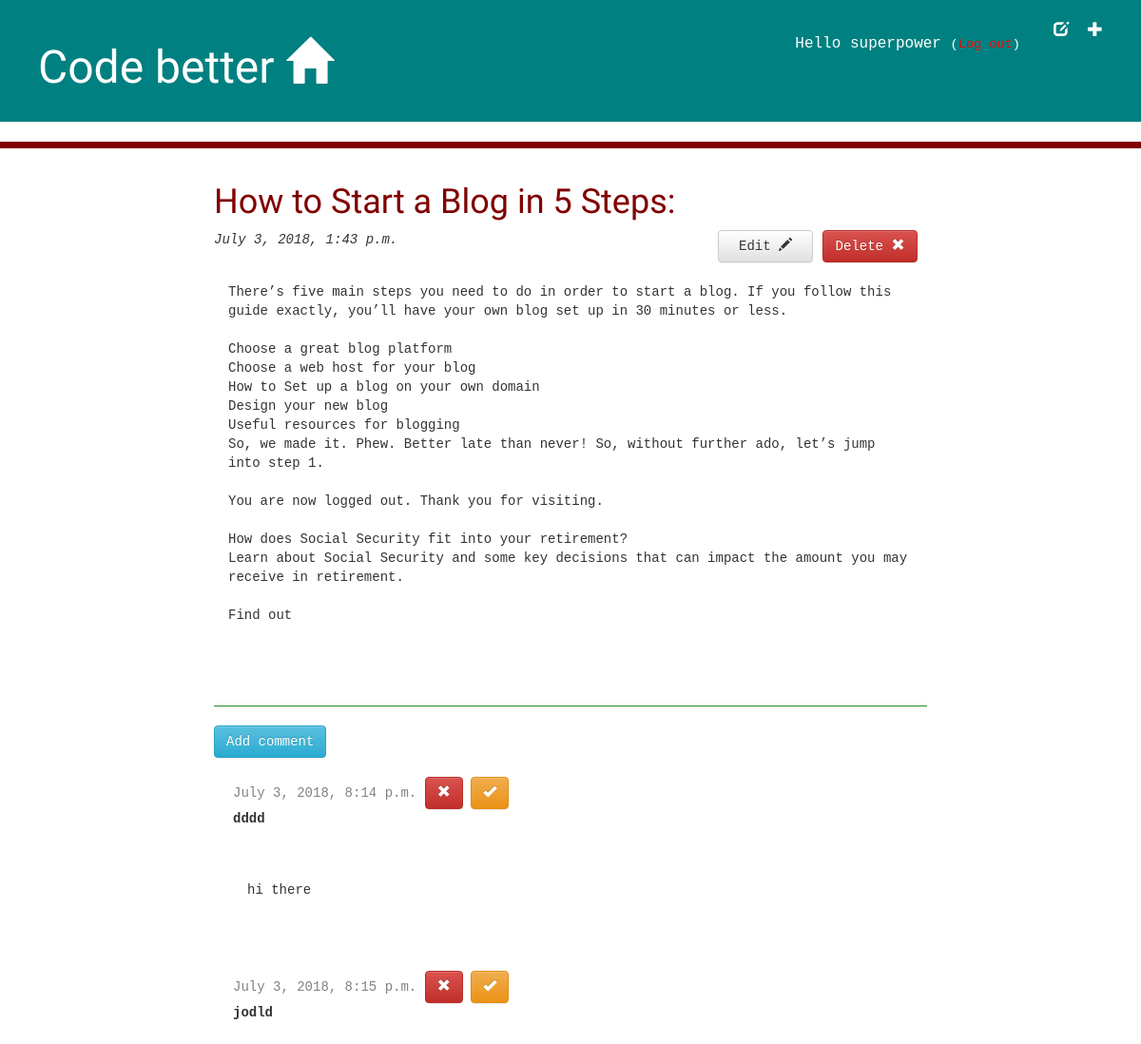
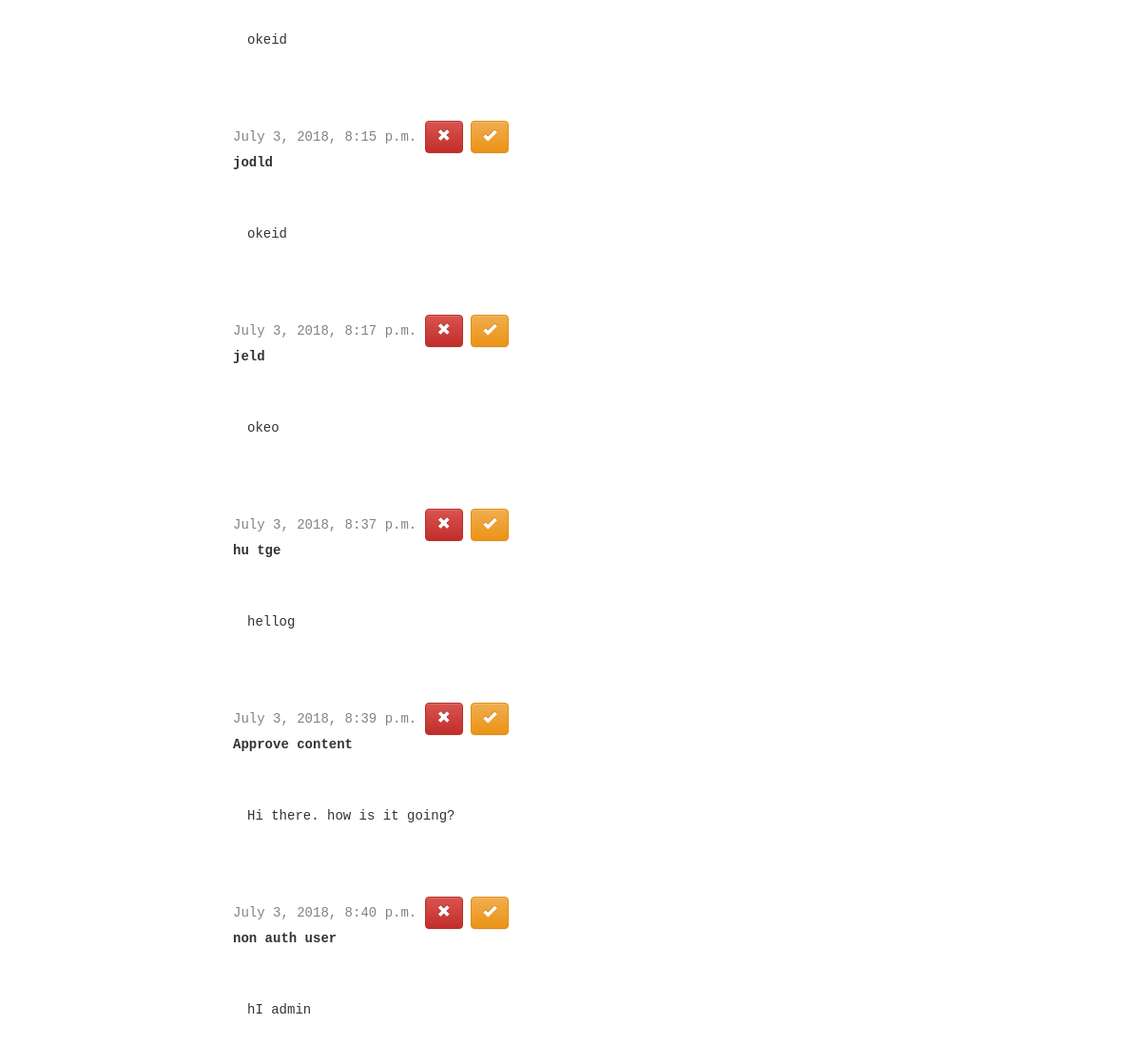
Screenshot of /post/3/ (signed in) with the database file from the repository (2 pictures, top to bottom).
### blog/models.py (models this page shows, shortened)
class Post(models.Model):
	author=models.ForeignKey('auth.User', on_delete=models.CASCADE)
	title=models.CharField(max_length=200)
	text=models.TextField()
	created_date=models.DateTimeField(
		default=timezone.now)
	published_date=models.DateTimeField(blank=True, null=True)

class Comment(models.Model):
	post=models.ForeignKey('blog.Post', on_delete=models.CASCADE, related_name='comments')
	author=models.CharField(max_length=200)
	text=models.TextField()
	created_date=models.DateTimeField(default=timezone.now)
	approved_comment=models.BooleanField(default=False)

### blog/views.py (the view)
# urls.py: url(r'^post/(?P<pk>\d+)/$',views.post_detail, name='post_detail'),
def post_detail(request,pk):
	post=get_object_or_404(Post,pk=pk)
	return render (request, 'blog/post_detail.html', {'post':post})

### blog/templates/blog/post_detail.html
{% extends 'blog/base.html' %}
{%  block content%}
<div class="post">
    <h1>{{ post.title}} </h1>
     {% if user.is_authenticated %}
     <a class="btn btn-danger save" href="{% url 'post_remove' pk=post.pk %}">Delete <span class="glyphicon glyphicon-remove"></span></a>
    <a class="btn btn-default save" href="{% url 'post_edit' pk=post.pk %}"> Edit <span class="glyphicon glyphicon-pencil"></span></a>
    {% endif %}
    {% if post.published_date %}
    <div>
    	<em>{{ post.published_date }} </em>
    </div>
    {% else %}
    <a class="btn btn-success save" href="{% url 'post_publish' pk=post.pk %}"> Publish </a>
    {% endif %}
<br>
    <p>
    	{{ post.text|linebreaksbr }}
    </p>
</div>
<hr class="hr-comment">
<a class="btn btn-info" href="{% url 'add_comment_to_post' pk=post.pk %}">Add comment</a>
{% for comment in post.comments.all %}
 {% if user.is_authenticated or comment.approved_comment %}
  <div class="comment">
    <div class="date">
     {{ comment.created_date }}
      {% if not comment.approved_comment %}
       <a class="btn btn-danger" href="{% url 'comment_remove' pk=comment.pk %}"><span class="glyphicon glyphicon-remove"></span></a>
        <a class="btn btn-warning" href="{% url 'comment_approve' pk=comment.pk %}"><span class="glyphicon glyphicon-ok"></span></a>
            {% endif %}
    </div>
    <strong> {{ comment.author }}</strong>
    <p> {{ comment.text|linebreaks}} </p>
  </div>
  {% endif %}
  {% empty %}
  <p>No comments here yet: (</p>
 {% endfor %}
{% endblock %}

### blog/templates/blog/base.html (shortened to what this page needs)
<!DOCTYPE html>
{% load staticfiles %}
<html>
    <head>
    	<link rel="stylesheet" href="https://maxcdn.bootstrapcdn.com/bootstrap/3.3.7/css/bootstrap.min.css" >
    	<link rel="stylesheet" href="https://maxcdn.bootstrapcdn.com/bootstrap/3.3.7/css/bootstrap-theme.min.css" >
    	<link rel="stylesheet" href="{% static '/css/blog.css' %}">
    </head>
    <body>
   <div class="page-header">
    {% if user.is_authenticated %}
    <a href="{% url 'post_new' %}" class="top-menu"><span class="glyphicon glyphicon-plus"></span></a>
    <a href="{% url 'post_draft_list' %}" class="top-menu"><span class="glyphicon glyphicon-edit"></span></a>
    <p class="top-menu" >Hello {{ user.username }} <small>(<a href="{% url 'logout' %}"style="color: red">Log out</a>)</small></p>
    {% else %}
     <a href="{% url 'login' %}" class="top-menu">Login <span class="glyphicon glyphicon-lock"></span></a>
    {% endif %}
        <h1 ><a href="/">Code better <span class="glyphicon glyphicon-home"></span></a></h1>
     </div>   <hr class="hr-line">
    <div class="content container">
        <div class="row">
            <div class="col-md-8 col-md-offset-2">
            {% block content %}
            {% endblock %}
            </div>
        </div>
    </div>
    </body>
</html>

### blog/static/css/blog.css (style rules this page uses)
h1 a { color:yellow; font-family: Amita, cursive; }
p { padding: 15px; font-family: monospace; }
.page-header { background-color:#008080; margin-top: 0; padding: 20px 20px 20px 40px; }
.page-header h1, .page-header h1 a, .page-header h1 a:visited, .page-header h1 a:active { color: #ffffff; font-family: Amita,cursive; font-size: 36pt; text-decoration: none; }
.content { font-family: monospace; }
h1, h2, h3, h4 { font-family: Amita, cursive; }
.date { color: #828282; }
.save { float: right; width:100px; margin-right: 10px; }
.top-menu, .top-menu:hover, .top-menu:visited { color: #ffffff; float: right; font-size: 12pt; margin-right: 20px; }
.post { margin-bottom: 70px; }
.post h1 { color: maroon; }
.hr-line { display: block; height: 3px; border: 0; border-top: 7px solid maroon; margin: 1em 0; padding: 0; }
.hr-comment { border-top: 1px solid forestgreen; }
.comment { margin: 20px 0px 20px 20px; }

### rows the page displays
Post: title "How to Start a Blog in 5 Steps:", published_date "July 3, 2018, 1:43 p.m.", text "There’s five main steps you need to do in order to start a blog. If you follow this guide exactly, you’ll have your own blog set up in 30 minutes or less. Choose a great blog platform Choose a web host for your blog How to Set up a blog on your own domain Design your new blog Useful resources for blogging So, we made it. Phew. Better late than never! So, without further ado, let’s jump into step 1. You are now logged out. Thank you for visiting. How does Social Security fit into your retirement? Learn about Social Security and some key decisions that can impact the amount you may receive in retirement. Find out"
Comment: created_date "July 3, 2018, 8:14 p.m.", approved_comment False (drawn), author "dddd", text "hi there"
Comment: created_date "July 3, 2018, 8:15 p.m.", approved_comment False (drawn), author "jodld", text "okeid"
Comment: created_date "July 3, 2018, 8:15 p.m.", approved_comment False (drawn), author "jodld", text "okeid"
Comment: created_date "July 3, 2018, 8:17 p.m.", approved_comment False (drawn), author "jeld", text "okeo"
Comment: created_date "July 3, 2018, 8:37 p.m.", approved_comment False (drawn), author "hu tge", text "hellog"
Comment: created_date "July 3, 2018, 8:39 p.m.", approved_comment False (drawn), author "Approve content", text "Hi there. how is it going?"
Comment: created_date "July 3, 2018, 8:40 p.m.", approved_comment False (drawn), author "non auth user", text "hI admin"

### other values shown
{{ user.username }} "superpower"
